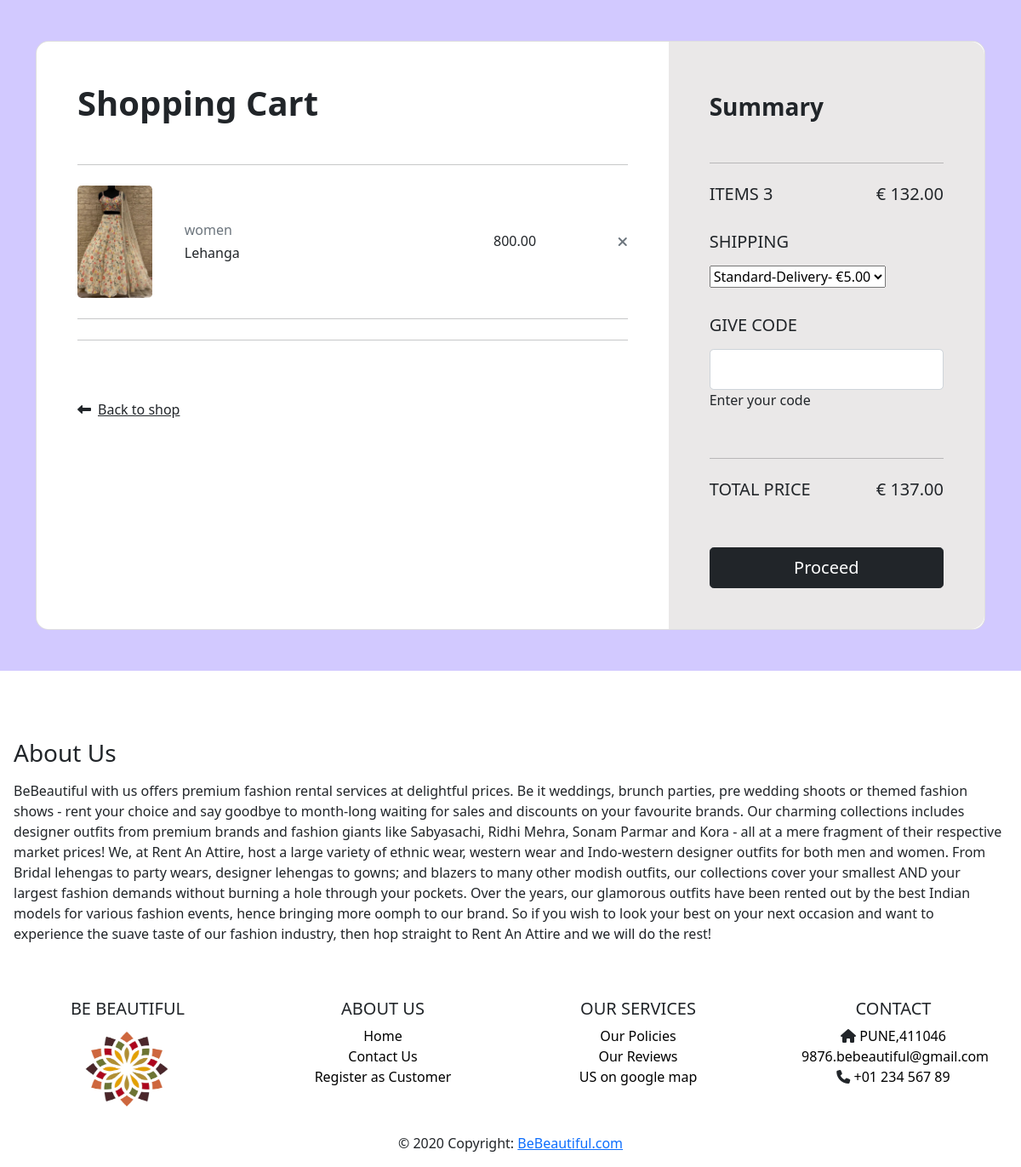
Screenshot of /cart.php?cl_id=1 with the database file from the repository.
### tables this page shows
CREATE TABLE `clothes` (
  `cloth_id` int(11) NOT NULL,
  `cloth_name` varchar(255) NOT NULL,
  `cloth_category` varchar(255) NOT NULL,
  `cloth_desc` text NOT NULL,
  `cloth_price` float(10,2) NOT NULL,
  `cloth_img` varchar(255) NOT NULL
);

### cart.php (the view, shortened to what this page needs)
<!DOCTYPE html>
<html lang="en">
<head>
    <link rel="stylesheet" href="./css/cart.css">
    <link href="https://cdnjs.cloudflare.com/ajax/libs/font-awesome/6.2.0/css/all.min.css" rel="stylesheet">
    <link rel="stylesheet" href="https://cdn.jsdelivr.net/npm/bootstrap@4.0.0/dist/css/bootstrap.min.css" >
</head>
<body>
    <?php require 'connect.php';?>
    <?php
  $cart_id=$_GET['cl_id'];
  $sql="Select * from clothes where cloth_id=$cart_id";
  $result=mysqli_query($con,$sql);
  $row=mysqli_fetch_assoc($result);
    $cloth_name=$row['cloth_name'];
    $cloth_category=$row['cloth_category'];
    $cloth_img=$row['cloth_img'];
    $cloth_price=$row['cloth_price'];
?>
<section class="h-100 h-custom" style="background-color: #d2c9ff;">
  <div class="container py-5 h-100">
    <div class="row d-flex justify-content-center align-items-center h-100">
      <div class="col-12">
        <div class="card card-registration card-registration-2" style="border-radius: 15px;">
          <div class="card-body p-0">
            <div class="row g-0">
              <div class="col-lg-8">
                <div class="p-5">
                  <div class="d-flex justify-content-between align-items-center mb-5">
                    <h1 class="fw-bold mb-0 text-black">Shopping Cart</h1>
                  </div>
                  <hr class="my-4">
                  <div class="row mb-4 d-flex justify-content-between align-items-center">
                    <div class="col-md-2 col-lg-2 col-xl-2">
                        <img src="<?php echo $cloth_img ?>" class="img-fluid rounded-3" alt="Cotton T-shirt">
                    </div>
                    <div class="col-md-3 col-lg-3 col-xl-3">
                      <h6 class="text-muted"><?php echo $cloth_category; ?></h6>
                      <h6 class="text-black mb-0"><?php echo $cloth_name; ?></h6>
                    </div>
                    <div class="col-md-3 col-lg-3 col-xl-2 d-flex">
                    </div>
                    <div class="col-md-3 col-lg-2 col-xl-2 offset-lg-1">
                      <h6 class="mb-0"><?php echo $cloth_price; ?></h6>
                    </div>
                    <div class="col-md-1 col-lg-1 col-xl-1 text-end">
                      <a href="#!" class="text-muted"><i class="fas fa-times"></i></a>
                    </div>
                  </div>
                  <hr class="my-4">
                  <hr class="my-4">
                  <div class="pt-5">
                    <h6 class="mb-0"><a href="index.php" class="text-body"><i
                          class="fas fa-long-arrow-alt-left me-2"></i>Back to shop</a></h6>
                  </div>
                </div>
              </div>
              <div class="col-lg-4 bg-grey">
                <div class="p-5">
                  <h3 class="fw-bold mb-5 mt-2 pt-1">Summary</h3>
                  <hr class="my-4">
                  <div class="d-flex justify-content-between mb-4">
                    <h5 class="text-uppercase">items 3</h5>
                    <h5>€ 132.00</h5>
                  </div>
                  <h5 class="text-uppercase mb-3">Shipping</h5>
                  <div class="mb-4 pb-2">
                    <select class="select">
                      <option value="1">Standard-Delivery- €5.00</option>
                    </select>
                  </div>
                  <h5 class="text-uppercase mb-3">Give code</h5>
                  <div class="mb-5">
                    <div class="form-outline">
                      <input type="text" id="form3Examplea2" class="form-control form-control-lg" />
                      <label class="form-label" for="form3Examplea2">Enter your code</label>
                    </div>
                  </div>
                  <hr class="my-4">
                  <div class="d-flex justify-content-between mb-5">
                    <h5 class="text-uppercase">Total price</h5>
                    <h5>€ 137.00</h5>
                  </div>
                  <button type="button" class="btn btn-dark btn-block btn-lg"
                    data-mdb-ripple-color="dark">Proceed</button>
                </div>
              </div>
            </div>
          </div>
        </div>
      </div>
    </div>
  </div>
</section>
<?php require 'aboutus.php';?>
<?php require 'footer2.php';?>
</body>
</html>

### css/cart.css (style rules this page uses)
@media (min-width: 1025px) { .h-custom { height: 100vh !important; } }
.bg-grey { background-color: #eae8e8; }
@media (min-width: 992px) { .card-registration-2 .bg-grey { border-top-right-radius: 16px; border-bottom-right-radius: 16px; } }

### rows the page displays
clothes: cloth_img (picture), cloth_category "women", cloth_name "Lehanga", cloth_price "800.00"
